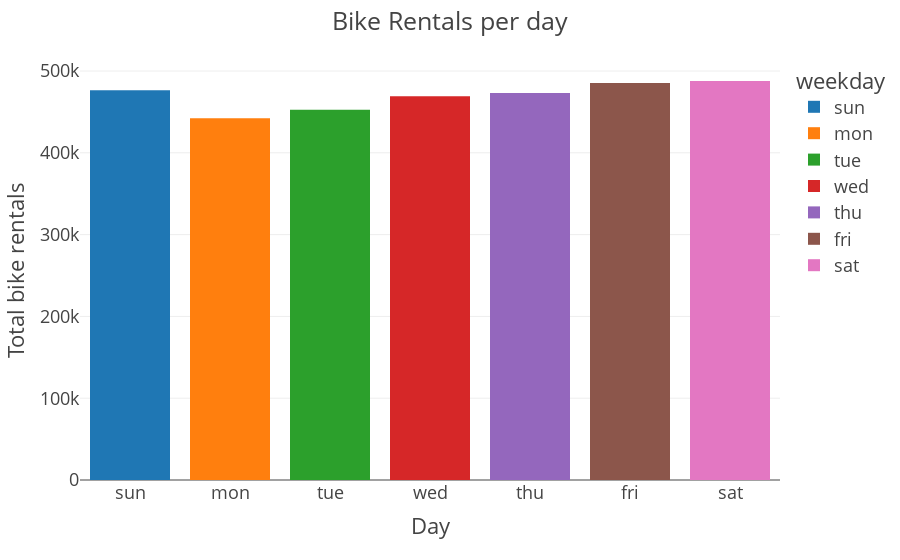

This figure's notebook cell:
### Markdown cell above
The rental bikes seem to be most popular during the months june, juli, august and september. <br>
How about the popularity on the days of the week?

### Code cell
# plot histogram
fig = px.histogram(df,x='weekday',y='cnt',template='presentation',color='weekday')
fig.update_layout(bargap=0.2,
                 title="Bike Rentals per day",
                 yaxis_title="Total bike rentals",
                 xaxis_title="Day")
#pio.write_image(fig, 'hist_day.png', format='png', width=800, height=400)
fig.show()

### Figure 1 — Plotly figure (JSON) as saved in the notebook; plotly's stock layout.template omitted (floating-point values rounded to 4 significant figures)
{"data": [{"alignmentgroup": "True", "bingroup": "x", "histfunc": "sum", "hovertemplate": "weekday=%{x}<br>sum of cnt=%{y}<extra></extra>", "legendgroup": "sun", "marker": {"color": "#1F77B4", "pattern": {"shape": ""}}, "name": "sun", "offsetgroup": "sun", "orientation": "v", "showlegend": true, "type": "histogram", "x": ["sun", "sun", "sun", "sun", "sun", "sun", "sun", "sun", "sun", "sun", "sun", "sun", "sun", "sun", "sun", "sun", "sun", "sun", "sun", "sun", "sun", "sun", "sun", "sun", "sun", "sun", "sun", "sun", "sun", "sun", "sun", "sun", "sun", "sun", "sun", "sun", "sun", "sun", "sun", "sun", "sun", "sun", "sun", "sun", "sun", "sun", "sun", "sun", "sun", "sun", "sun", "sun", "sun", "sun", "sun", "sun", "sun", "sun", "sun", "sun", "sun", "sun", "sun", "sun", "sun", "sun", "sun", "sun", "sun", "sun", "sun", "sun", "sun", "sun", "sun", "sun", "sun", "sun", "sun", "sun", "sun", "sun", "sun", "sun", "sun", "sun", "sun", "sun", "sun", "sun", "sun", "sun", "sun", "sun", "sun", "sun", "sun", "sun", "sun", "sun", "sun", "sun", "sun", "sun"], "xaxis": "x", "y": [985, 959, 1248, 981, 1098, 1005, 1472, 1635, 1969, 2077, 2132, 3117, 2496, 2252, 2455, 795, 4036, 5312, 4714, 3409, 5805, 4758, 5342, 4966, 5119, 5202, 5119, 5336, 5923, 3285, 4475, 4294, 4150, 5191, 1115, 4484, 5345, 4511, 5423, 2429, 5409, 5217, 4308, 627, 3926, 4067, 3663, 3068, 3614, 3190, 2739, 1011, 2485, 4521, 2493, 1301, 4023, 2832, 2169, 4318, 2732, 4066, 4118, 7836, 3372, 6235, 6857, 7460, 6624, 4220, 6883, 7429, 8294, 6536, 8120, 7498, 7702, 7458, 5687, 4840, 6969, 4459, 6685, 6824, 6299, 7865, 6053, 6140, 5976, 8714, 8395, 8555, 7965, 7109, 8090, 7852, 5138, 6536, 5629, 2277, 5191, 5582, 5047, 1749], "yaxis": "y"}, {"alignmentgroup": "True", "bingroup": "x", "histfunc": "sum", "hovertemplate": "weekday=%{x}<br>sum of cnt=%{y}<extra></extra>", "legendgroup": "mon", "marker": {"color": "#FF7F0E", "pattern": {"shape": ""}}, "name": "mon", "offsetgroup": "mon", "orientation": "v", "showlegend": true, "type": "histogram", "x": ["mon", "mon", "mon", "mon", "mon", "mon", "mon", "mon", "mon", "mon", "mon", "mon", "mon", "mon", "mon", "mon", "mon", "mon", "mon", "mon", "mon", "mon", "mon", "mon", "mon", "mon", "mon", "mon", "mon", "mon", "mon", "mon", "mon", "mon", "mon", "mon", "mon", "mon", "mon", "mon", "mon", "mon", "mon", "mon", "mon", "mon", "mon", "mon", "mon", "mon", "mon", "mon", "mon", "mon", "mon", "mon", "mon", "mon", "mon", "mon", "mon", "mon", "mon", "mon", "mon", "mon", "mon", "mon", "mon", "mon", "mon", "mon", "mon", "mon", "mon", "mon", "mon", "mon", "mon", "mon", "mon", "mon", "mon", "mon", "mon", "mon", "mon", "mon", "mon", "mon", "mon", "mon", "mon", "mon", "mon", "mon", "mon", "mon", "mon", "mon", "mon", "mon", "mon", "mon"], "xaxis": "x", "y": [801, 822, 1204, 986, 1096, 1623, 1589, 1812, 2402, 605, 2417, 2471, 1693, 3249, 2895, 3744, 4191, 3351, 4333, 4553, 4660, 4788, 4906, 4460, 4744, 5305, 4649, 4881, 5302, 3606, 4302, 3785, 3820, 3873, 4334, 4940, 5046, 4274, 5010, 2918, 5511, 5041, 4381, 3331, 3649, 3717, 3520, 3071, 3485, 2743, 2431, 754, 2294, 3425, 2311, 1977, 3243, 2947, 1529, 2689, 3389, 3423, 4911, 5892, 4996, 6041, 5169, 7132, 1027, 6304, 6359, 6118, 7129, 6591, 7641, 6598, 6978, 6891, 5531, 4672, 6031, 7410, 6597, 5464, 6544, 4549, 5255, 5810, 8227, 7333, 7907, 6889, 3510, 6639, 6824, 4459, 5107, 6852, 4669, 2424, 4649, 3228, 3786, 1787], "yaxis": "y"}, {"alignmentgroup": "True", "bingroup": "x", "histfunc": "sum", "hovertemplate": "weekday=%{x}<br>sum of cnt=%{y}<extra></extra>", "legendgroup": "tue", "marker": {"color": "#2CA02C", "pattern": {"shape": ""}}, "name": "tue", "offsetgroup": "tue", "orientation": "v", "showlegend": true, "type": "histogram", "x": ["tue", "tue", "tue", "tue", "tue", "tue", "tue", "tue", "tue", "tue", "tue", "tue", "tue", "tue", "tue", "tue", "tue", "tue", "tue", "tue", "tue", "tue", "tue", "tue", "tue", "tue", "tue", "tue", "tue", "tue", "tue", "tue", "tue", "tue", "tue", "tue", "tue", "tue", "tue", "tue", "tue", "tue", "tue", "tue", "tue", "tue", "tue", "tue", "tue", "tue", "tue", "tue", "tue", "tue", "tue", "tue", "tue", "tue", "tue", "tue", "tue", "tue", "tue", "tue", "tue", "tue", "tue", "tue", "tue", "tue", "tue", "tue", "tue", "tue", "tue", "tue", "tue", "tue", "tue", "tue", "tue", "tue", "tue", "tue", "tue", "tue", "tue", "tue", "tue", "tue", "tue", "tue", "tue", "tue", "tue", "tue", "tue", "tue", "tue", "tue", "tue", "tue", "tue", "tue"], "xaxis": "x", "y": [1349, 1321, 1000, 1416, 1501, 1712, 1913, 1107, 1446, 1872, 2046, 2077, 2028, 3115, 3348, 3429, 4073, 4401, 4362, 3958, 4274, 4098, 4548, 5020, 4010, 4708, 6043, 4086, 4458, 3840, 4266, 4326, 4338, 4758, 4634, 3351, 4713, 4539, 4630, 3570, 5117, 4570, 4187, 3669, 4035, 4486, 2765, 3867, 3811, 3310, 3403, 1317, 1951, 2376, 2298, 2432, 3624, 3784, 3422, 3129, 4322, 3333, 5298, 6153, 5558, 5936, 5585, 6370, 3214, 5572, 6273, 2843, 4359, 6043, 6998, 6664, 5099, 6779, 6227, 6569, 6830, 6966, 7105, 7013, 6883, 6530, 6917, 6034, 7525, 6869, 7436, 6778, 5478, 5875, 7058, 22, 5259, 6269, 5499, 5087, 6234, 5170, 4585, 920], "yaxis": "y"}, {"alignmentgroup": "True", "bingroup": "x", "histfunc": "sum", "hovertemplate": "weekday=%{x}<br>sum of cnt=%{y}<extra></extra>", "legendgroup": "wed", "marker": {"color": "#D62728", "pattern": {"shape": ""}}, "name": "wed", "offsetgroup": "wed", "orientation": "v", "showlegend": true, "type": "histogram", "x": ["wed", "wed", "wed", "wed", "wed", "wed", "wed", "wed", "wed", "wed", "wed", "wed", "wed", "wed", "wed", "wed", "wed", "wed", "wed", "wed", "wed", "wed", "wed", "wed", "wed", "wed", "wed", "wed", "wed", "wed", "wed", "wed", "wed", "wed", "wed", "wed", "wed", "wed", "wed", "wed", "wed", "wed", "wed", "wed", "wed", "wed", "wed", "wed", "wed", "wed", "wed", "wed", "wed", "wed", "wed", "wed", "wed", "wed", "wed", "wed", "wed", "wed", "wed", "wed", "wed", "wed", "wed", "wed", "wed", "wed", "wed", "wed", "wed", "wed", "wed", "wed", "wed", "wed", "wed", "wed", "wed", "wed", "wed", "wed", "wed", "wed", "wed", "wed", "wed", "wed", "wed", "wed", "wed", "wed", "wed", "wed", "wed", "wed", "wed", "wed", "wed", "wed", "wed", "wed"], "xaxis": "x", "y": [1562, 1263, 683, 1985, 1360, 1530, 1815, 1450, 1851, 2133, 2056, 2703, 2425, 1795, 2034, 3204, 4400, 4451, 4803, 4123, 4492, 3982, 4833, 4891, 4835, 4648, 4665, 4258, 4541, 4590, 4845, 4602, 4725, 5895, 5204, 2710, 4763, 3641, 4120, 4456, 4563, 4748, 4687, 4068, 4205, 4195, 1607, 2914, 2594, 3523, 3750, 1162, 2236, 3598, 2935, 4339, 4509, 4375, 3922, 3777, 4363, 3956, 5847, 6093, 5102, 6772, 5918, 6691, 5633, 5740, 5728, 5115, 6073, 5743, 7001, 4972, 6825, 7442, 6660, 6290, 6786, 7592, 7216, 7273, 6784, 7006, 7040, 6864, 7767, 4073, 7538, 4639, 6392, 7534, 7466, 1096, 5686, 4094, 5634, 3959, 6606, 5501, 5557, 1013], "yaxis": "y"}, {"alignmentgroup": "True", "bingroup": "x", "histfunc": "sum", "hovertemplate": "weekday=%{x}<br>sum of cnt=%{y}<extra></extra>", "legendgroup": "thu", "marker": {"color": "#9467BD", "pattern": {"shape": ""}}, "name": "thu", "offsetgroup": "thu", "orientation": "v", "showlegend": true, "type": "histogram", "x": ["thu", "thu", "thu", "thu", "thu", "thu", "thu", "thu", "thu", "thu", "thu", "thu", "thu", "thu", "thu", "thu", "thu", "thu", "thu", "thu", "thu", "thu", "thu", "thu", "thu", "thu", "thu", "thu", "thu", "thu", "thu", "thu", "thu", "thu", "thu", "thu", "thu", "thu", "thu", "thu", "thu", "thu", "thu", "thu", "thu", "thu", "thu", "thu", "thu", "thu", "thu", "thu", "thu", "thu", "thu", "thu", "thu", "thu", "thu", "thu", "thu", "thu", "thu", "thu", "thu", "thu", "thu", "thu", "thu", "thu", "thu", "thu", "thu", "thu", "thu", "thu", "thu", "thu", "thu", "thu", "thu", "thu", "thu", "thu", "thu", "thu", "thu", "thu", "thu", "thu", "thu", "thu", "thu", "thu", "thu", "thu", "thu", "thu", "thu", "thu", "thu", "thu", "thu", "thu"], "xaxis": "x", "y": [1600, 1162, 1650, 506, 1526, 1605, 2115, 1917, 2134, 1891, 2192, 2121, 1536, 2808, 2162, 3944, 3872, 2633, 4182, 3855, 4978, 3974, 4401, 5180, 4507, 5225, 4629, 4342, 4332, 4656, 3574, 4780, 4694, 5130, 5058, 1996, 4785, 4352, 3907, 4826, 2416, 2424, 3894, 4186, 4109, 1817, 2566, 3613, 705, 3740, 2660, 2302, 2368, 2177, 3376, 4270, 4579, 2802, 4169, 4773, 1834, 4916, 6312, 6230, 5698, 6436, 4862, 4367, 6196, 6169, 4717, 7424, 5260, 6855, 7055, 7421, 6211, 7335, 7403, 7264, 5713, 8173, 7580, 7534, 7347, 7375, 7697, 7112, 7870, 7591, 7733, 7572, 7691, 7461, 7693, 5566, 5035, 5495, 5146, 5260, 5729, 5319, 5267, 441], "yaxis": "y"}, {"alignmentgroup": "True", "bingroup": "x", "histfunc": "sum", "hovertemplate": "weekday=%{x}<br>sum of cnt=%{y}<extra></extra>", "legendgroup": "fri", "marker": {"color": "#8C564B", "pattern": {"shape": ""}}, "name": "fri", "offsetgroup": "fri", "orientation": "v", "showlegend": true, "type": "histogram", "x": ["fri", "fri", "fri", "fri", "fri", "fri", "fri", "fri", "fri", "fri", "fri", "fri", "fri", "fri", "fri", "fri", "fri", "fri", "fri", "fri", "fri", "fri", "fri", "fri", "fri", "fri", "fri", "fri", "fri", "fri", "fri", "fri", "fri", "fri", "fri", "fri", "fri", "fri", "fri", "fri", "fri", "fri", "fri", "fri", "fri", "fri", "fri", "fri", "fri", "fri", "fri", "fri", "fri", "fri", "fri", "fri", "fri", "fri", "fri", "fri", "fri", "fri", "fri", "fri", "fri", "fri", "fri", "fri", "fri", "fri", "fri", "fri", "fri", "fri", "fri", "fri", "fri", "fri", "fri", "fri", "fri", "fri", "fri", "fri", "fri", "fri", "fri", "fri", "fri", "fri", "fri", "fri", "fri", "fri", "fri", "fri", "fri", "fri", "fri", "fri", "fri", "fri", "fri", "fri"], "xaxis": "x", "y": [1606, 1406, 1927, 431, 1550, 1538, 2475, 1807, 1685, 623, 2744, 1865, 1685, 3141, 3267, 4189, 4058, 4433, 4864, 4575, 4677, 4968, 3915, 3767, 4790, 5515, 4592, 5084, 3784, 4390, 4576, 4792, 3805, 3542, 5115, 1842, 3659, 4795, 4839, 4765, 2913, 4195, 2659, 3974, 2933, 3053, 1495, 3727, 3322, 3709, 3068, 2423, 3272, 4097, 3292, 4075, 3761, 3830, 3005, 5062, 4990, 5382, 6192, 6871, 6133, 6457, 5409, 6565, 5026, 6421, 6572, 7384, 6770, 7338, 7494, 7363, 5905, 6879, 6241, 7446, 6591, 6861, 7261, 7286, 7605, 7765, 7713, 6203, 7804, 7720, 7393, 7328, 7570, 7509, 7359, 5986, 5315, 5445, 2425, 5323, 5375, 5532, 4128, 2114], "yaxis": "y"}, {"alignmentgroup": "True", "bingroup": "x", "histfunc": "sum", "hovertemplate": "weekday=%{x}<br>sum of cnt=%{y}<extra></extra>", "legendgroup": "sat", "marker": {"color": "#E377C2", "pattern": {"shape": ""}}, "name": "sat", "offsetgroup": "sat", "orientation": "v", "showlegend": true, "type": "histogram", "x": ["sat", "sat", "sat", "sat", "sat", "sat", "sat", "sat", "sat", "sat", "sat", "sat", "sat", "sat", "sat", "sat", "sat", "sat", "sat", "sat", "sat", "sat", "sat", "sat", "sat", "sat", "sat", "sat", "sat", "sat", "sat", "sat", "sat", "sat", "sat", "sat", "sat", "sat", "sat", "sat", "sat", "sat", "sat", "sat", "sat", "sat", "sat", "sat", "sat", "sat", "sat", "sat", "sat", "sat", "sat", "sat", "sat", "sat", "sat", "sat", "sat", "sat", "sat", "sat", "sat", "sat", "sat", "sat", "sat", "sat", "sat", "sat", "sat", "sat", "sat", "sat", "sat", "sat", "sat", "sat", "sat", "sat", "sat", "sat", "sat", "sat", "sat", "sat", "sat", "sat", "sat", "sat", "sat", "sat", "sat", "sat", "sat", "sat", "sat", "sat", "sat", "sat", "sat", "sat"], "xaxis": "x", "y": [1510, 1421, 1543, 1167, 1708, 1746, 2927, 1461, 1944, 1977, 3239, 2210, 2227, 1471, 3126, 1683, 4595, 4608, 4105, 4917, 4679, 5312, 4586, 4844, 4991, 5362, 4040, 5538, 3387, 3846, 4866, 4905, 4153, 4661, 4727, 3544, 4760, 2395, 5202, 4985, 3644, 4304, 3747, 4046, 3368, 3392, 2792, 3940, 3620, 3577, 2209, 2999, 4098, 3214, 3163, 3456, 4151, 3831, 4154, 3487, 3194, 4569, 4378, 8362, 5459, 6460, 6398, 7290, 6233, 6296, 7030, 7639, 6734, 4127, 7736, 7665, 5823, 5463, 6207, 7499, 5870, 6904, 7175, 5786, 7148, 7582, 7350, 7504, 8009, 8167, 7415, 8156, 7282, 5424, 7444, 5847, 5992, 5698, 3910, 5668, 5008, 5611, 3623, 3095], "yaxis": "y"}], "layout": {"bargap": 0.2, "barmode": "relative", "legend": {"title": {"text": "weekday"}, "tracegroupgap": 0}, "margin": {"t": 60}, "title": {"text": "Bike Rentals per day"}, "xaxis": {"anchor": "y", "categoryarray": ["sun", "mon", "tue", "wed", "thu", "fri", "sat"], "categoryorder": "array", "domain": [0, 1], "title": {"text": "Day"}}, "yaxis": {"anchor": "x", "domain": [0, 1], "title": {"text": "Total bike rentals"}}}}
